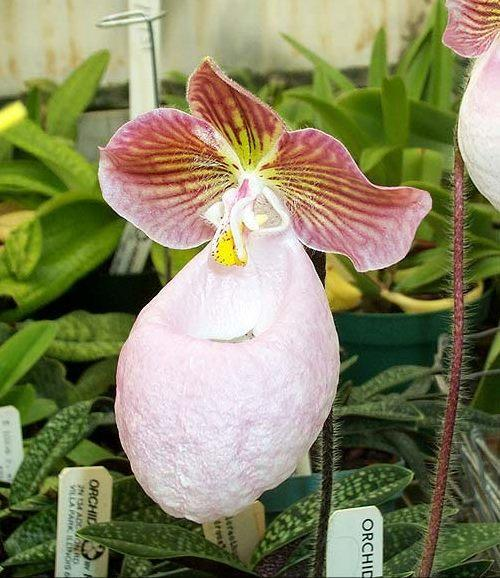
#> input picture 2.项目/Linear-Algebra-cn/image_05087.jpg, 500 x 578 px
$ jupyter execute --allow-errors p3_Linear_Algebra.ipynb   (shell and % lines are left out)
#> lines starting #> are read from the running program, lines starting #| are printed output that depends on the picture
# 线性代数：机器学习背后的优化原理


线性代数作为数学的一个分支，广泛应用于科学和工程中，掌握好线性代数对于理解和从事机器学习算法相关工作是很有必要的，尤其对于深度学习算法而言。因此，这个项目会从浅入深更好的帮助你学习与积累一些跟人工智能强相关的线性代数的知识。

本项目内容理论知识部分参考[《DeepLearning》又名花书](https://book.douban.com/subject/27087503/)第二章，希望大家支持正版购买图书。

若项目中的题目有困难没完成也没关系，我们鼓励你带着问题提交项目，评审人会给予你诸多帮助。

所有选做题都可以不做，不影响项目通过。如果你做了，那么项目评审会帮你批改，也会因为选做部分做错而判定为不通过。

## 准备工作

我们将讲解常用的线性代数知识，而学员需使用numpy来实现这些知识点（当然也可以自己写算法实现），还需要使用matplotlib完成规定图像习题，当然，本项目用到的python代码(或numpy的使用)课程中并未完全教授，所以需要学员对相应操作进行学习与查询，这在我们往后的人工智能学习之旅中是必不可少的一个技能，请大家珍惜此项目的练习机会。

当然，这里提供官方的[numpy Quickstart](https://docs.scipy.org/doc/numpy/user/quickstart.html#)来帮助你更好的完成项目。

本项目还需要使用LaTeX公式，以下两个链接供学习与使用：

[Latex cheatsheet](https://www.authorea.com/users/77723/articles/110898-how-to-write-mathematical-equations-expressions-and-symbols-with-latex-a-cheatsheet)

[aTeX Cookbook](http://www.personal.ceu.hu/tex/cookbook.html#inline)

首先，导入你所需的软件包。一般我们建议在工程开头导入**所有**需要的软件包。

[cell 1]
# TODO: import相关库
import numpy as np
import matplotlib.pyplot as plt

## 1、标量，向量，矩阵，张量

**首先，让我们回顾下基本的定义：**

- 标量（scalar）：形式而言，一个标量是一个单独的数，常用斜体的小写变量名称来表示。_v_

- 向量（vector）：形式而言，一个向量是一列有序数，常用粗体的小写变量名称表示**v**，或者上面标记剪头$\vec{v}$

- 矩阵（matrix）：形式而言，一个矩阵是一个二维数组，常用大写变量名称表示A，表示内部的元素则会使用$A_{i,j}$

- 张量（tensor）：形式而言，一个张量是一个多维数组，常用粗体的大写字母变量名称表示**T**，表示内部的元素则会使用$A_{i,j,z}$ 等等

用图片直观的显示区别如下

**接下来让我们回顾下基本的运算：**

- 加法

- 标量乘法

- 转置

- 矩阵向量乘法（内积，人工智能中常见的拼写：matrix product 或者 dot product）

**线性方程组：**

由矩阵乘法也演变出了我们最常见的线性方程组，已知矩阵与未知向量的乘积，等于另一个已知向量，通过此方程组可求解那个未知向量，一般写为x，具体如下表示。
等式左侧可以这么来理解：

列为具体的矩阵来看：
$$
\begin{bmatrix}
    A_{1,1} & A_{1,2} & \cdots & A_{1,n} \\\\
    A_{2,1} & A_{2,2} & \cdots & A_{2,n} \\\\
    \cdots & \cdots & \cdots & \cdots \\\\
    A_{m,1} & A_{m,2} & \cdots & A_{m,n}
\end{bmatrix}
\times
\begin{bmatrix}
    x_1 \\\\
    x_2 \\\\
    \cdots \\\\
    x_n
\end{bmatrix}
=
\begin{bmatrix}
    b_1 \\\\
    b_2 \\\\
    \cdots \\\\
    b_m
\end{bmatrix}
$$

或者更简单的表示为

$$Ax=b$$

既然有未知数，那么自然需要求解未知数，而我们的未知数需要满足所有方程，也不是一直都有解的，下面来列我们二维矩阵所组成的方程解的情况,若两条线平行不存在焦点，那么说明没有一个$x_1$, $x_2$同时满足两个方程，则此方程组无解，同理，若相交，则有一个解，若完全相等，则有无穷个解。

### 1.1、基本运算并绘图
例题 $\vec{v}$ + $\vec{w}$

$\hspace{1cm}\vec{v} = \begin{bmatrix} 1\\ 1\end{bmatrix}$

$\hspace{1cm}\vec{w} = \begin{bmatrix} -2\\ 2\end{bmatrix}$

结果需要先使用numpy计算向量运算结果，并用LaTeX公式表示：

$\hspace{1cm}\vec{v}+\vec{w} = \begin{bmatrix} -1\\ 3\end{bmatrix}$

并使用matlibplot绘制出(图表颜色样式不要求)

#### 1.1.1
**根据上面例题展示，计算并绘制  $2\vec{v}$ - $\vec{w}$  的结果**

$\hspace{1cm}\vec{v} = \begin{bmatrix} 4\\ 1\end{bmatrix}$

$\hspace{1cm}\vec{w} = \begin{bmatrix} -1\\ 2\end{bmatrix}$

[cell 2]
# 1.1.1 Done：
# 用numpy计算向量运算结果
v = np.array([4, 1])
w = np.array([-1, 2])

v = 2 * v
w = -w
# 结果为r
r = v + w

r

**用LaTeX公式表示:**
$\hspace{1cm}2\vec{v}-\vec{w} = \begin{bmatrix} 9\\ 0\end{bmatrix}$

[cell 3]
# 绘制  2𝑣⃗  -  𝑤⃗ 的结果
ax =  plt.axes()
ax.plot(0, 0, 'or')
ax.arrow(0, 0, *v, color='g', linewidth=2.5, head_width=0.20, head_length=0.35)
ax.arrow(v[0], v[1], *w, linewidth=2.5, head_width=0.20, head_length=0.35)
ax.arrow(0, 0, *r, color='r', linestyle='dotted', linewidth=2.5,
         head_width=0.30, head_length=0.35)
plt.xticks(np.arange(-2, 11, 1))
plt.yticks(np.arange(-2, 5, 1))
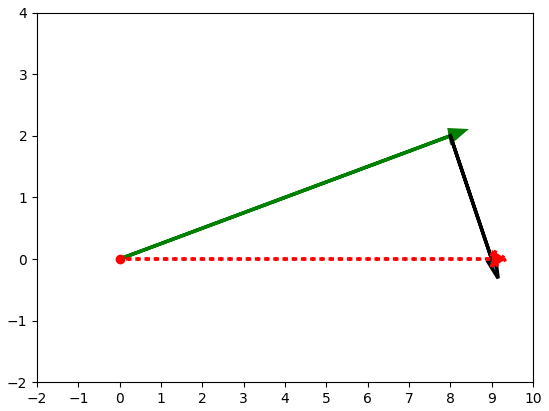
#> figure drawn by matplotlib, 1 panel

例题，方程组求解：
$$
\begin{cases}
y = 2x + 1\\\\
y = 6x - 2
\end{cases}
$$
用matplotlib绘制图表（图表样式不要求）

由上可知此方程组有且仅有一个解

需使用numpy（或自写算法）计算该解的结果,并用LaTeX公式表示出来(结果可以用小数或者分数展示)
$$
\begin{cases}
x = \frac{3}{4} \\\\
y = \frac{5}{2}
\end{cases}
$$

#### 1.1.2
**根据上面例题展示，绘制方程组，说明是否有解是否为唯一解，若有解需计算出方程组的解**
$$
\begin{cases}
y = 2x + 1\\\\
y = \frac{1}{10}x+6
\end{cases}
$$

[cell 4]
# 1.1.2 Done
# 定义x
x1 = np.arange(10)
x2 = x1 * 2
# y
y1 = 2 * x1 + 1
y2 = 0.1 * x2 + 6
# 画图
plt.plot(x1, y1, label='y=2x+1')
plt.plot(x2, y2, label='y=0.1x+6')
plt.legend()
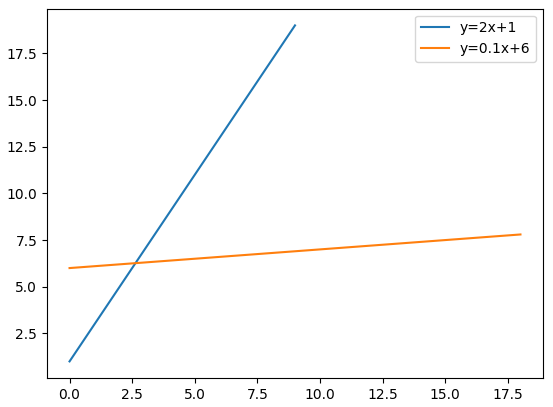
#> figure drawn by matplotlib, 1 panel; curve peaks at x = 9, y = 19; curve peaks at x = 18, y = 7.8

说明：上图中两图交于一点，说明有唯一解

[cell 5]
# -2x + y = 1
# -0.1x + y = 6
a = np.array([[-2, 1], [-0.1, 1]])
b = np.array([1, 6])
x, y = np.linalg.solve(a, b)
print("该方程的解为：")
print('x={}, y={}'.format(x, y))

### 1.2、说明题
#### 1.2.1
**使用numpy（或自写算法）说明$(AB)^{\text{T}} = B^\text{T}A^\text{T}$**

**其中**
$$
A=\begin{bmatrix}
    21 & 7 \\\\
    15 & 42 \\\\
    9 & 6
\end{bmatrix},
B=\begin{bmatrix}
    4 \\\\
    33
\end{bmatrix}
$$

[cell 6]
# 1.2.1 TODO
A = np.array([[21, 7], [15, 42], [9, 6]])
B = np.array([4, 33])

AB_T = np.matmul(A,B)
B_tA_t = np.matmul(B.T, A.T)

#说明 (𝐴𝐵)T=𝐵T𝐴T
print(np.equal(AB_T, B_tA_t))

#### 1.2.2
**使用numpy（或自写算法）说明  $A ( B + C ) = AB + AC$ **

**其中**
$$
A=\begin{bmatrix}
    9 & 3 \\\\
    8 & 4 \\\\
    7 & 6
\end{bmatrix},
B=\begin{bmatrix}
    5 \\\\
    2
\end{bmatrix},
C=\begin{bmatrix}
    5 \\\\
    7
\end{bmatrix}
$$

[cell 7]
# 1.2.2 Done
A = np.array([[9,3], [8,4], [7,6]])
B = np.array([[5], [2]])
C = np.array([[5], [7]])

# A(B+C)
left_mat = np.matmul(A, (B + C))
# AB+BC
right_mat = np.matmul(A, B) + np.matmul(A, C)
# 说明  𝐴(𝐵+𝐶)=𝐴𝐵+𝐴𝐶
left_mat == left_mat

## 2、特殊矩阵

- 单位矩阵

如果选取任意一个向量和某矩阵相乘，该向量都不会改变，我们将这种保持n维向量不变的矩阵记为单位矩阵$I_n$

- 逆矩阵

如果存在一个矩阵，使$A^{-1} A = I_n$，那么$A^{-1}$就是A的逆矩阵。

- 对角矩阵

如果一个矩阵只有主对角线上还有非零元素，其他位置都是零，这个矩阵就是对角矩阵

- 对称矩阵

如果一个矩阵的转置是和它自己相等的矩阵，即$A=A^{T}$，那么这个矩阵就是对称矩阵

- 正交矩阵

行向量和列向量是分别标准正交(90度)的方阵，即$A^{T}A = AA^{T} = I_n$，又即$A^{-1} = A^{T}$，那么这种方阵就是正交矩阵

### 2.1、证明题

通过LaTeX公式，结合上面所述概念，假设$A^{-1}$存在的情况下，证明$Ax=b$的解$x={A}^{-1}{b}$

回答：

1. 由于$A^{-1}$存在，所以，$Ax=b$方程两边同时乘以${A}^{-1}$得：${A}^{-1}Ax={A}^{-1}b$；
2. 又因为$A^{-1} A = I_n$，带入上式得：$I_nx={A}^{-1}b$；
3. 又因为$I_n$位单位矩阵，根据单位矩阵得性质，$I_nx = x$，及$x={A}^{-1}{b}$。
4. 所以$Ax=b$的解为$x={A}^{-1}{b}$

### 2.2、 计算题

#### 2.2.1

通过numpy计算，再次验证2.1证明题
$$
\begin{cases}
y = 2x + 1\\\\
y = \frac{1}{10}x+6
\end{cases}
$$
并用LaTeX公式写出$A^{-1}$是多少（小数分数皆可）

[cell 8]
# 2.2.1 Done
# -2x + y = 1
# -0.1x + y = 6
A = np.array([[-2, 1], [-0.1, 1]])
b = np.array([1, 6])
x, y = np.linalg.inv(A).dot(b)
print('x={},y={}'.format(x, y))
print('A_inv:\n', np.around(np.linalg.inv(A), 2))

$$
{A}^{-1}=\begin{bmatrix}
    -0.53 & 0.53 \\\\
    -0.05 & 1.05
\end{bmatrix}
$$

#### 2.2.2

1、请用numpy（或自写算法）实现一个6x6的对角矩阵，矩阵的对角线由3至8（含8）组成。

2、计算第一问生成的对角矩阵与向量$[6,7,1,2,5,9]^{T}$的乘积

[cell 9]
# 2.2.2 Done
diag_mat = np.diag(np.arange(3,9))
diag_mat

[cell 10]
ret = diag_mat.dot(np.array([6,7,1,2,5,9]).T)
ret

## 3、迹运算
迹运算返回的是矩阵对角元素的和，如图所示

写成数学公式为：
$$ \large Tr(A) = \sum_{i}A_{i,i}$$

**说明题：**

使用numpy验证
$$
\large Tr(ABC) = Tr(CAB) = Tr(BCA)
$$
其中
$$
A=
\begin{bmatrix}
    7 & 6 \\\\
    29 & 3
\end{bmatrix}
$$

$$
B=
\begin{bmatrix}
    2 & -8 \\\\
    9 & 10
\end{bmatrix}
$$

$$
C=
\begin{bmatrix}
    2 & 17 \\\\
    1 & 5
\end{bmatrix}
$$

[cell 11]
# 3 Done
A = np.array([[7, 6], [29, 3]])
B = np.array([[2, -8], [9, 10]])
C = np.array([[2, 17], [1, 5]])

ABC = A.dot(B).dot(C)
CAB = C.dot(A).dot(B)
BCA = B.dot(C).dot(A)
# 迹运算
Tr_ABC = np.trace(ABC)
Tr_CAB = np.trace(CAB)
Tr_BCA = np.trace(BCA)
# 验证
Tr_ABC == Tr_CAB ==Tr_BCA

## 4、衡量向量以及矩阵的大小：范数与条件数

### 范数的定义

在线性代数等数学分支中，范数（Norm）是一个函数，其给予某向量空间（或矩阵）中的每个向量以长度或称之为大小。对于零向量，其长度为零。直观的说，向量或矩阵的范数越大，则我们可以说这个向量或矩阵也就越大。有时范数有很多更为常见的叫法，如绝对值其实便是一维向量空间中实数或复数的范数，范数的一般化定义：设$p\ge 1$，p-norm用以下来表示

$$ \large {\Vert x \Vert}_{p} =  \lgroup {\sum_{i}{\vert x_i \vert}^p }\rgroup ^{\frac{1}{p}}$$

此处，当p=1时，我们称之曼哈顿范数(Manhattan Norm)。其来源是曼哈顿的出租车司机在四四方方的曼哈顿街道中从一点到另一点所需要走过的距离。也即我们所要讨论的L1范数。其表示某个向量中所有元素绝对值的和。 而当p=2时，则是我们最为常见的Euclidean norm。也称为Euclidean distance，中文叫欧几里得范数，也即我们要讨论的L2范数，他也经常被用来衡量向量的大小。 而当p=0时，严格的说此时p已不算是范数了，L0范数是指向量中非0的元素的个数，但很多人仍然称之为L0范数（Zero norm零范数）。 这三个范数有很多非常有意思的特征，尤其是在机器学习中的正则化（Regularization）以及稀疏编码（Sparse Coding）有非常有趣的应用，这个在进阶课程可以做更深入的了解。

**L0 范数**
$$ \large \Vert x \Vert = \sqrt[0]{\sum_i x_i^0} = \#(i|x_i \neq0) $$
**L1 范数**
$$ \large {\Vert x \Vert}_{1} =  \lgroup {\sum_{i}{\vert x_i \vert} }\rgroup $$
**L2 范数**
$$ \large {\Vert x \Vert}_{2} =  \lgroup {\sum_{i}{\vert x_i \vert}^2 }\rgroup ^{\frac{1}{2}}$$

另外这里还存在特例：
 当 $ p -> \infty $ 时，我们称之为 $ L^{\infty} $范数，也被称为“maximum norm（max范数）”，这个范数表示向量中具有最大幅度的元素的绝对值：

$$ \large {\Vert x \Vert}^{\infty} =  \max_{i}{\vert x_i \vert} $$

[以上资料部分参考wiki](http://t.cn/RINHvvt)

### 4.1、计算向量的范数
编写一个函数来计算一下向量的各种范数。

[cell 12]
# TODO 实现这里向量范数计算的函数，要求可以计算p = 0,1,2,3 ... 无穷 情况下的范数

""" 计算向量的范数
    参数
        x: 向量 numpy数组 或者list数组
        p: 范数的阶，int型整数或者None
        infty: 是否计算max范数，bool型变量，True的时候表示计算max范数，False的时候计算p范数

    返回
        向量的范数，float类型数值

    hint:
        1.你需要首先判断infty是True or False, 然后判断p 是否为零
        2.注意int类型变量在计算时候需要规整为float类型

"""
# [13 lines left out: function calc_Norm, not called in this run]

### 4.2、计算矩阵的范数
我们也需要衡量矩阵的大小，对于矩阵大小的衡量在很多优化问题中是非常重要的。而在深度学习中，最常见的做法是使用Frobenius 范数(Frobenius norm)，也称作矩阵的F范数，其定义如下：

$$ \large {\Vert A \Vert}_{F} =  \sqrt {\sum_{i,j}{\vert A_{i,j} \vert}^2 } $$

我们这里继续来计算一下F范数

[cell 13]
# TODO 实现这里矩阵Frobenius范数计算的函数

""" 计算向量的范数
    参数
        A: 给定的任意二维矩阵 list或者numpy数组形式

    返回
        矩阵的Frobenius范数，float类型数值

"""
def calc_Frobenius_Norm(A):
    A = np.array(A, dtype=np.float64)
    return np.sqrt(np.sum(np.abs(A)**2))

### 4.3、计算矩阵的条件数
矩阵的条件数(condition number)是矩阵（或者它所描述的线性系统）的稳定性或者敏感度的度量，我们这里为了简化条件，这里只考虑矩阵是奇异矩阵的时候，如何计算以及理解条件数(condition number):

当矩阵A为奇异矩阵的时候，condition number为无限大；当矩阵A非奇异的时候，我们定义condition number如下：

$$ \large \kappa{(A)} =  {\Vert A \Vert}_F {\Vert A^{-1} \Vert}_F$$

[奇异矩阵，非奇异矩阵](https://zh.wikipedia.org/wiki/%E9%9D%9E%E5%A5%87%E5%BC%82%E6%96%B9%E9%98%B5)

计算矩阵的条件数

[cell 14]
""" 计算矩阵的条件数
    参数
        A: 给定的任意二维矩阵 list或者numpy数组形式

    返回
        矩阵的condition number,

"""
# [7 lines left out: function calc_Condition_Number, not called in this run]

### (选做)4.4、条件数的理解与应用

a. 有如下两个2*2的非奇异矩阵A和B:

$ A = \begin{bmatrix}
     1   &2 \\
     3   &4 \\
\end{bmatrix} $

$ B = \begin{bmatrix}
     1   &2 \\
     2   &4.0001 \\
\end{bmatrix}
$

计算condition number(A), condition number(B);

b. 根据上面构造的矩阵A,B分别计算线性系统方程组的解$w$:

   A $ \begin{bmatrix}w_{a1}\\w_{a2}\\ \end{bmatrix} $ = $ \begin{bmatrix}1\\2\\ \end{bmatrix} $,

   B $ \begin{bmatrix}w_{b1}\\w_{b2}\\ \end{bmatrix} $ = $ \begin{bmatrix}1\\2\\ \end{bmatrix} $,

   A $ \begin{bmatrix}w_{a1}\\w_{a2}\\ \end{bmatrix} $ = $ \begin{bmatrix}{1.0001}\\{2.0001}\\ \end{bmatrix} $,

   B $ \begin{bmatrix}w_{b1}\\w_{b2}\\ \end{bmatrix} $ = $ \begin{bmatrix}{1.0001}\\{2.0001}\\ \end{bmatrix} $.

c. 计算完成之后，比较condition number大小与线性系统稳定性之间的关系，并且给出规律性的总结；

d. **阅读与思考**: 考虑更为通用的一种情况，我们计算一个典型的线性回归系统:

$$ Xw = b $$

可以简单推导得出其闭式解为：$ w=(X^TX)^{−1}X^Tb $ ，如果 $X^TX$可逆

推导过程：

1.等式两边乘以$X^T$
$$ X^TXw = X^Tb $$
2.等式两边乘以$(X^TX)^{-1}$
$$ (X^TX)^{-1}X^TXw = (X^TX)^{−1}X^Tb $$
3.因为$A^{-1}A = I$，两边约去即可得：
$$ w=(X^TX)^{−1}X^Tb $$

当我们需要拟合的数据X满足数据量远远小于特征数目的时候，也就是X矩阵的行数 << X矩阵的列数的时候，因为$X^TX$不是奇异矩阵，此时方程组不存在闭式解；那么我们该如何重新构造$X^TX$，使得该闭式解成立？

hint1. 单位矩阵的condition number是最低的，是最为稳定的；

hint2. 如果要使得该系统存在闭式解，那么就必须使得求逆运算是可以进行的，也就是说重新构造的$X^TX$必须是可逆的方阵；

hint3. 重新构造的方式可以是在$X^TX$基础上进行加或者减或者乘除相关矩阵的操作；

一种可行的方式就是：
$$ w = (X^TX+\lambda I)^{−1}X^Tb $$

实际上我们最为常用的[Ridge Regression](http://scikit-learn.org/stable/modules/linear_model.html)和 L2范数以及condition number之间某种程度上是可以相互推导的：

首先，Ridge Regression的损失函数为：
$$ J_w = min({\Vert Xw -y \Vert}^2 + \alpha {\Vert w \Vert}^2) $$
我们展开这个损失函数：
$$ {\Vert Xw -y \Vert}^2 + \alpha {\Vert w \Vert}^2  =  (Xw -y)^T (Xw-y) + \alpha w^Tw$$
由于这里是一个凸函数，我们令导数等于零，即为最小值的解，求导可得：
$$ X^T (Xw-y) + \alpha w = 0 $$

整理即可得到：
$$ w = (X^TX+\lambda I)^{−1}X^Tb $$

## 5、SVD

[SVD](https://en.wikipedia.org/wiki/Singular-value_decomposition)是Singular value decomposition的缩写，称为奇异值分解，是分解矩阵的一种方式，会将矩阵分解为奇异向量（singular vector）和奇异值（singular value），分解的意义其实很明确，就是想将一个很大很复杂的矩阵，用更小更简单的几个子矩阵的相乘来表示，这些小矩阵描述的是矩阵的重要的特性。

那么SVD具体的数学表达是什么呢？

假设有一个矩阵C，我们可以将矩阵C分解为三个矩阵的乘积：

$$\large C = UDV^{T}$$

如果C是一个m x n的矩阵，那么U是一个m x m的矩阵，D是一个m x n的矩阵，V是一个n x n的矩阵，这些小矩阵并不是普普通通的矩阵，U和V都定义为正交矩阵，而D定义为对角矩阵。

SVD最常用的做法就是用来进行特征的降维以及矩阵的低秩重构，例如这里分别取矩阵U、D、VT的前k列，如图示中的白色部分，然后重新计算新的C矩阵，即为k维度下的矩阵重构，这种方法被广泛应用于自然语言处理[LSA](https://en.wikipedia.org/wiki/Latent_semantic_analysis)、推荐系统[SVD++,FM,FFM](https://tech.meituan.com/deep_understanding_of_ffm_principles_and_practices.html)等领域，如有兴趣可以继续参考链接相关资料。

具体计算UDV的算法不是我们这个项目的关键，我们只需使用numpy得出结果即可，下面的习题，将会带你体会SVD的某一应用场景。

提示：我们会需要使用[numpy.linalg](https://docs.scipy.org/doc/numpy-1.13.0/reference/routines.linalg.html)相关函数。

### 5.1、使用numpy去计算任意矩阵的奇异值分解：

[cell 15]
""" 计算任意矩阵的奇异值分解
    参数
        A: 给定的任意二维矩阵 list或者numpy数组形式

    返回
        使用numpy.linalg相关函数，直接返回分解之后的矩阵U,D,V
        （可以尝试一下使用np.shape一下分解出来的U，D，VT，会发现维度跟我们上面讲解所描述的不同，
        暂时不用管他直接返回np求解出的U，D，VT即可）

"""
def calc_svd(A):
    return  np.linalg.svd(A)

### (选做) 5.2、利用奇异值分解对矩阵进行降维

[cell 16]
# TODO 利用SVD进行对于矩阵进行降维

""" 利用SVD进行对于矩阵进行降维
    参数
        A: 给定的任意二维矩阵 list或者numpy数组形式 shape为(m,n)
        topk: 降维的维度 (m,n) -> (m,topk)

    返回
        降维后的矩阵 (m, topk)

    hint
    1. 对角矩阵D存在一个较为明显的特性，就是D的对角线元素是递减的，这些元素实际上是衡量了所分解的矩阵U,V的列向量的重要性
    2. 因此我们常说的svd降维就是利用选取的前topk大的对角线矩阵元素进行构造新的降维矩阵
    3. U的按照前topk截取的列向量 * topk截取的对角矩阵 即为新的降维后的矩阵

"""
def calc_svd_decompostion(A, topk = 2):
    pass

### (选做) 5.3、利用奇异值分解对矩阵进行降维后重构

[cell 17]
""" 利用SVD进行对于矩阵进行降维
    参数
        A: 给定的任意二维矩阵 list或者numpy数组形式 shape为(m,n)
        topk: 降维的维度 (m,n) -> (m,topk)

    返回
        降维重构后的矩阵 (m, n)
    hint
        这里除了降维矩阵外，另外一个较为常见的应用就是对矩阵进行重构，具体的做法类似前面的思路
        1. 选取对应的U，D，V的topk向量
        2. U的按照前topk截取的列向量 * topk截取的对角矩阵 * V^T按照前topk截取的行向量(注意这里是V的转置,因为分解得到的是V^T)

"""
def calc_svd_reconsitution(A, topk = 2):
    pass

### (选做) 5.4、计算不同降维大小重构矩阵的Frobenius范数损失

定义矩阵$A$以及使用SVD降维（降维大小为k)分解后的重构矩阵$A_k$，则这里的F范数损失定义如下：

  $$ \Large Loss_{F} = {\Vert A - A_k \Vert}_F $$

这里需要编码求出对于给定的矩阵A 分别在不同的降维幅度下重构后的F范数损失，并且作出损失大小随着降维大小的变化图：

[cell 18]
## 不要修改这里！
import numpy as np
#> (the rest of this cell did not finish here and is left out)

#> (a cell that did not finish here is left out)

### 5.5、SVD的有趣应用
为了这个习题我准备了两张图，参见项目文件夹下的test_girl.jpg和test_boy.jpeg，自选一张，你需要
- 需要使用 `PIL` 加载你所选择的图像（[文档](https://pillow.readthedocs.io/en/latest/reference/Image.html)）,所以记得导入需要的包（模块）
- 使用Image的[convert方法](https://pillow.readthedocs.io/en/latest/reference/Image.html#PIL.Image.Image.convert)将图像变为灰度图
- 将convert后的结果转换成np.array,需用到[Image.getdata方法](https://pillow.readthedocs.io/en/latest/reference/Image.html#PIL.Image.Image.getdata)来读取图片每个pixel的数据，特别注意一下，对于彩色的图来说，即使我们转为了灰度图，但每一个pixel还是由RGB三个维度组成，所以在getdata时，band需要设定为某一个颜色index，比如band = 0，这样只用R这个维度的数据。用这个方法来保证图片的每个pixel只占有一个单元的空间。
- 因为我们转np.array时破坏了原有图形的样子，变成了一个一维数据，我们要将转换后的np.array恢复到图片应有的size，转换后，可以shape确认下是否与最开始转出的灰度图的size一致，注意图的size是（宽，高），而宽对应array.shape的应该是列，而高对应的是行，别弄反了。
- 使用上方实现的calc_svd函数计算上一步计算出的np.array数据，赋值给变量：U,D,VT
- 打印出U,D,VT的shape形状，尤其注意观察D的shape
- 在U，VT，D变量成功实现的情况下，运行测试程序看效果

[cell 20]
# 5.5 TODO
from PIL import Image
img = Image.open('image_05087.jpg')
#> img is the input picture: PIL image 500x578 RGB; mean R, G, B 134.4, 133.6, 98.1
img_gray = img.convert('L')
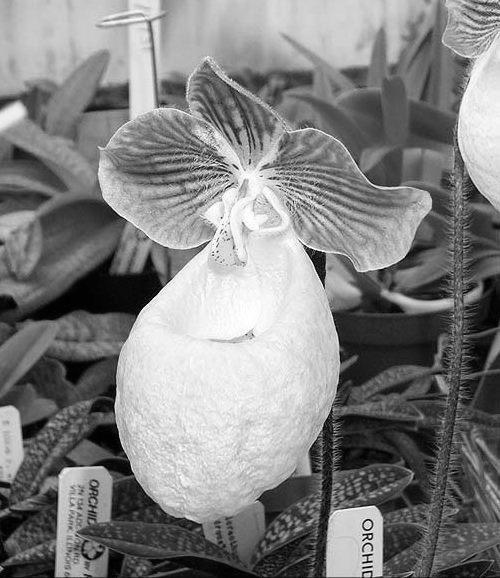
#> img_gray: PIL image 500x578 L; min 0, max 255, mean 129.8
img_r = np.array(img_gray.getdata(band=0))
img_r  = img_r.reshape((img_gray.size[-1], img_gray.size[0]))
U,D,VT = calc_svd(img_r)
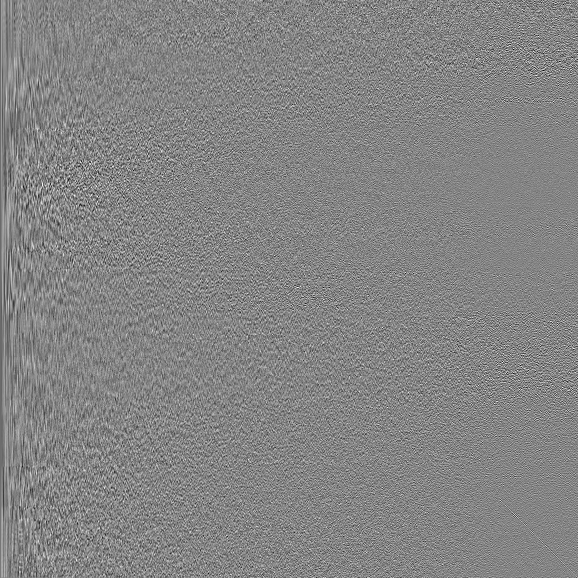
#> U: shape (578, 578) float64; min -0.239, max 0.22, mean -7.27e-05; drawn with min black and max white
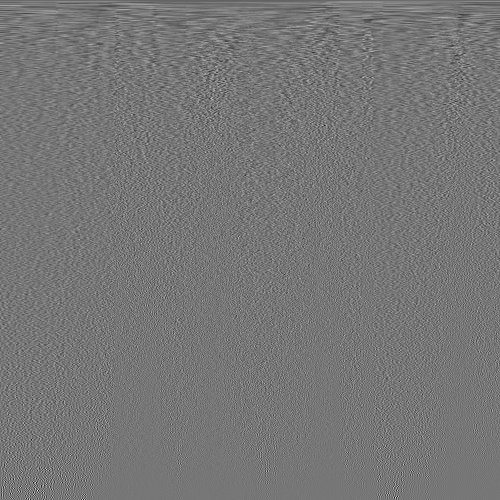
#> VT: shape (500, 500) float64; min -0.365, max 0.419, mean -6.47e-05; drawn with min black and max white
#> D = 500 values, max 73428.2 at index 0, min 1.75 at index 499, mean 626.3
#> (the rest of the program and of its run is left out)
